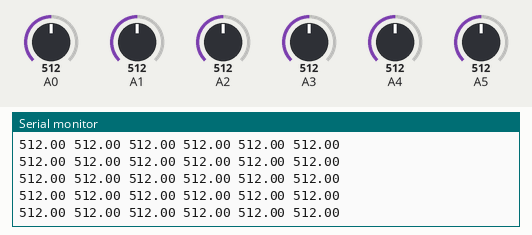
Bench run of a sketch on a simulated Arduino Uno, built with avr-gcc and run on an emulated ATmega328P. Parts: the last lines printed to the serial monitor. The inputs (shaded band) are chosen by the test bench; at power-on: A4 = 512, A0 = 512, A1 = 512, A2 = 512, A3 = 512, A5 = 512.

Above: at 10.2 s.
10.3 s: A4 set to 107
At 11.4 s:
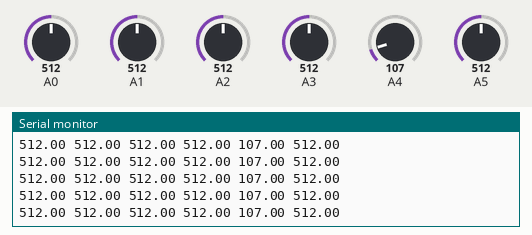
11.8 s: A4 set to 99
At 12.6 s:
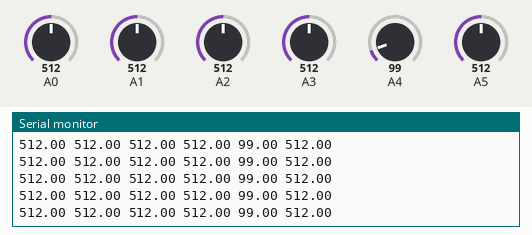
Timing chart, 0 to 14.8 s (numbered marks = the images above; inputs shaded):
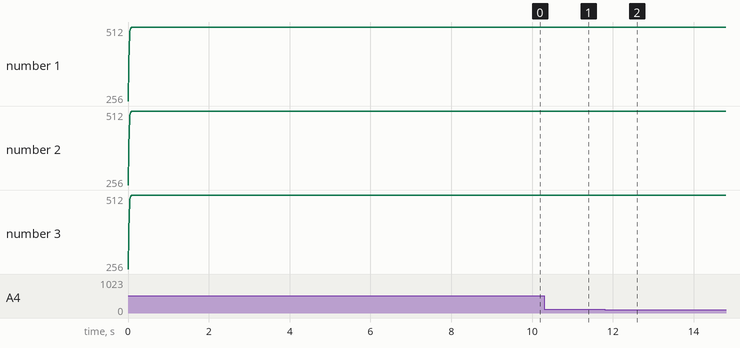

The sketch:

arduinocode.ino
```cpp
int sensorValue;
float avg0_filter = 0;
float avg1_filter = 0;
float avg2_filter = 0;
float avg3_filter = 0;
float avg4_filter = 0;
float avg5_filter = 0;

// smoothing parameter. 0 = no smoothing, 0.99 = max smoothing. 0.5 = default.
// a higher smoothing will smooth out high frequency jitters in the data
// but will also lead to a slower respone
float smooth = 0.5;

void setup()
{
  Serial.begin(250000);
}

void loop()
{

  float avg0 = 0;
  float avg1 = 0;
  float avg2 = 0;
  float avg3 = 0;
  float avg4 = 0;
  float avg5 = 0;

  for(int i=0; i<10; i++){

    // read the input on analog pins:

    sensorValue = analogRead(A0);
    avg0 += sensorValue;

    sensorValue = analogRead(A1);
    avg1 += sensorValue;

    sensorValue = analogRead(A2);
    avg2 += sensorValue;

    sensorValue = analogRead(A3);
    avg3 += sensorValue;

    sensorValue = analogRead(A4);
    avg4 += sensorValue;

    sensorValue = analogRead(A5);
    avg5 += sensorValue;

  }

  avg0 = avg0/10.0;
  avg1 = avg1/10.0;
  avg2 = avg2/10.0;
  avg3 = avg3/10.0;
  avg4 = avg4/10.0;
  avg5 = avg5/10.0;

  avg0_filter = smooth*avg0_filter + (1-smooth)*avg0;
  avg1_filter = smooth*avg1_filter + (1-smooth)*avg1;
  avg2_filter = smooth*avg2_filter + (1-smooth)*avg2;
  avg3_filter = smooth*avg3_filter + (1-smooth)*avg3;
  avg4_filter = smooth*avg4_filter + (1-smooth)*avg4;
  avg5_filter = smooth*avg5_filter + (1-smooth)*avg5;

  Serial.print(avg0_filter);
  Serial.print(' ');
  Serial.print(avg1_filter);
  Serial.print(' ');
  Serial.print(avg2_filter);
  Serial.print(' ');
  Serial.print(avg3_filter);
  Serial.print(' ');
  Serial.print(avg4_filter);
  Serial.print(' ');
  Serial.println(avg5_filter);

}
```

Measured:
- after the input at 10.3 s, the serial monitor: prints a new line at once (image 1)
- after the input at 11.8 s, the serial monitor: prints a new line at once (image 2)
